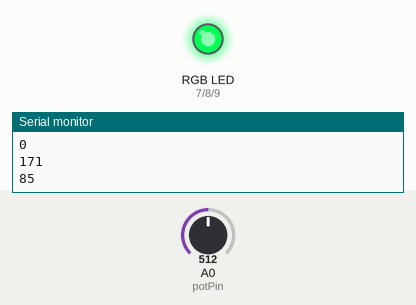
Recording of a sketch running on a simulated Arduino Uno, built with avr-gcc and run on an emulated ATmega328P. Parts: an RGB LED mixed from three pins (HIGH = lit), the last lines printed to the serial monitor. Inputs (shaded band) come from the test bench; at power-on: A0 (potPin) = 512.

Above: at 1.2 s.
1.3 s: A0 (potPin) set to 716
At 2.5 s:
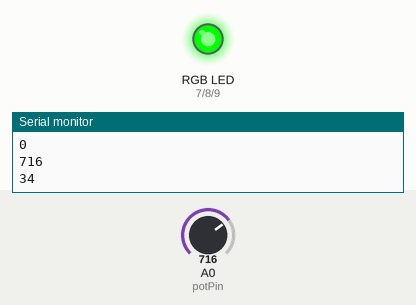
2.8 s: A0 (potPin) set to 900
At 3.4 s:
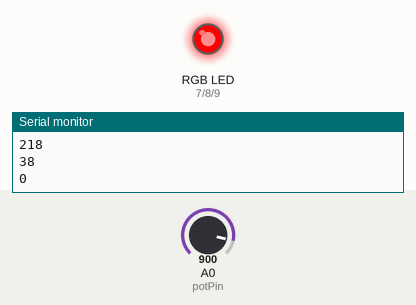
4.3 s: A0 (potPin) set to 306
At 4.7 s:
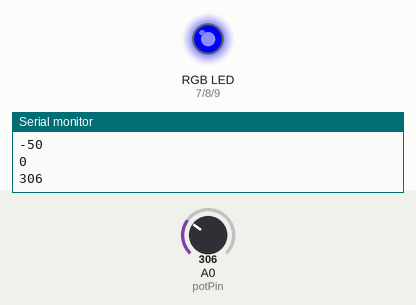
5.8 s: A0 (potPin) set to 122
At 6.8 s:
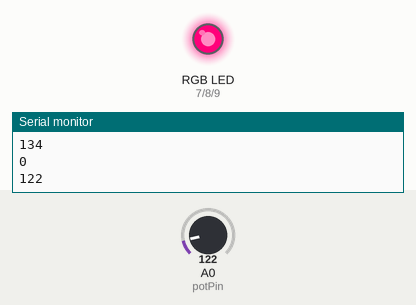
7.3 s: A0 (potPin) set to 0
At 8.2 s:
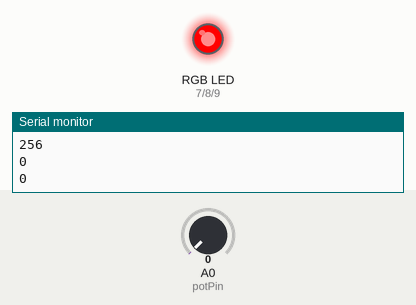
Timing chart, 0 to 9.8 s (numbered marks = the images above; inputs shaded):
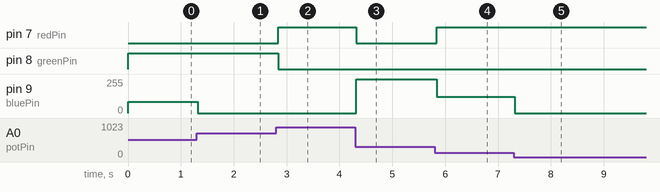

Measured:
- after the input at 1.3 s, pin 9 (bluePin): 85/255 → 0/255 at once
- after the input at 2.8 s, pin 7 (redPin): LOW → HIGH after 0.05 s; pin 8 (greenPin): HIGH → LOW after 0.05 s
- after the input at 4.3 s, pin 7 (redPin): HIGH → LOW at once; pin 9 (bluePin): 0/255 → 255/255 at once
- after the input at 5.8 s, pin 7 (redPin): LOW → HIGH after 0.05 s; pin 9 (bluePin): 255/255 → 122/255 after 0.05 s
- after the input at 7.3 s, pin 9 (bluePin): 122/255 → 0/255 at once

The sketch:

pot_controlled_rgb_spectrum.ino
```cpp
int maxPotValue = 1024;
int quarterPotValue = maxPotValue/4;
int potPin = A0;
int redPin = 7;
int greenPin = 8;
int bluePin = 9;


int redOut = 0;
int blueOut = 0;
int greenOut = 0;

void setup() {
  Serial.begin(9600);
  pinMode(redPin, OUTPUT);
  pinMode(greenPin, OUTPUT);
  pinMode(bluePin, OUTPUT);
}

void loop() {
  int potValue = analogRead(potPin);
  Serial.println(potValue);
  Serial.println("\n");

  if (potValue >= maxPotValue*2/3){
    //red section
    redOut = potValue - maxPotValue*2/3;
    greenOut = quarterPotValue - redOut;
    blueOut = 0;

  }
  else if (potValue >= maxPotValue*1/3){
    //green section
    redOut = 0;
    greenOut = potValue - maxPotValue*1/3;
    blueOut = quarterPotValue - greenOut;
  }
  else {
    //blue section
    greenOut = 0;
    blueOut = potValue;
    redOut = quarterPotValue - blueOut;
  }
  Serial.println( redOut);
  Serial.println(greenOut);
  Serial.println(blueOut);
  Serial.println("\n\n\n");
  analogWrite(redPin, redOut);
  analogWrite(greenPin, greenOut);
  analogWrite(bluePin, blueOut);
  delay(50);
}
```
